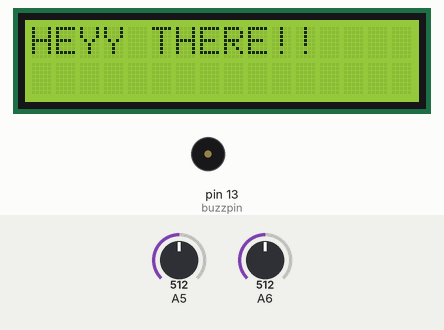
Bench run of a sketch on a simulated Arduino Mega 2560, built with avr-gcc and run on an emulated ATmega2560. On the bench: 16×2 character LCD, buzzer (waves = sounding). The test bench sets the inputs (shaded band); at power-on: A6 = 512, A5 = 512. What the sketch prints to the serial monitor is not drawn.

Above: at 0.6 s.
At 15.3 s:
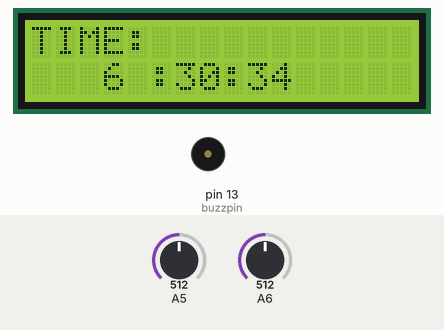
15.4 s: A6 set to 1009
18.5 s: A6 set to 1023
At 20.9 s:
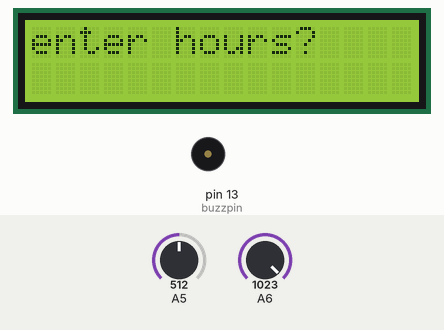
At 24.5 s:
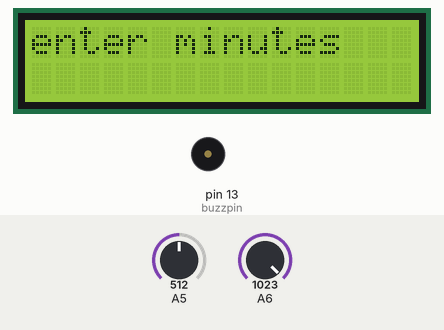
Timing chart, 0 to 27.6 s (numbered marks = the images above; inputs shaded):
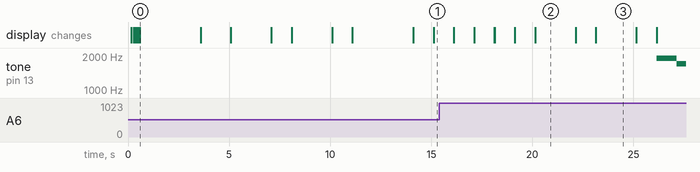

Measured:
- the behaviour switches between 1022 and 1023 on A6 (found by bisection; images 1 and 2)
- after the input at 18.5 s, tone on pin 13 (buzzpin): silent → 1915 Hz after 7.6 s, → 1700 Hz 1.0 s later; the display: first changes after 0.63 s (image 2 shows a later state)
- what the display in image 0 shows lasts 3.0 s, from 0.6 s to 3.6 s
- what the display in image 2 shows lasts 2.0 s, from 20.1 s to 22.1 s

The sketch:

2_switch_alarm_clock_without_rtc.ino
```cpp
#include <LiquidCrystal.h>
//#include <DHT.h>
/*================================
    LCD INPUTS
  ================================*/
int rs = 19;
int en = 23;
int d4 = 18;
int d5 = 17;
int d6 = 16;
int d7 = 15;
LiquidCrystal lcd(rs, en, d4, d5, d6, d7);
/*==================================
    TIME/ALARM SETTER
  ===================================*/
int timeset = 21;
int secs, mins, hour;
int alarm1 = 22;
int hour1, min1;
int buzzpin = 13;
void setup() {
  Serial.begin(115200);
  // put your setup code here, to run once:
  lcd.begin(16, 2);
  pinMode(buzzpin, OUTPUT);
  digitalWrite(buzzpin, LOW);
  pinMode(timeset, INPUT);
  pinMode(alarm1, INPUT);
  starter();
}

void loop() {
  // put your main code here, to run repeatedly:
  clock1();
  Serial.println(analogRead(alarm1));
  if (analogRead(alarm1) == 1023) {

    alarmset();
  }
  check();
}

void starter() {
  for (int i = 0; i < 5; i++) {
    lcd.setCursor(0, 0);
    lcd.print("PLEASE WAIT");
    if (i % 3 == 0) {
      lcd.setCursor(0, 1);
      lcd.print("/");
      delay(100);
    } else if (i % 3 == 1) {
      lcd.setCursor(0, 1);
      lcd.print("-");
      delay(100);
    } else {
      lcd.setCursor(0, 1);
      lcd.print("\\");
      delay(100);
    }
    lcd.clear();
  }
  lcd.print("HEYY THERE!!");
  delay(3000);
  lcd.clear();
  lcd.setCursor(0, 0);
  lcd.print("enter the time");
  delay(1500);
  lcd.clear();
  lcd.print("enter hours?");
  lcd.setCursor(0, 1);
  delay(2000);
  Serial.println(analogRead(timeset));
  hour = 12. / 1023. * analogRead(timeset);
  ;
  Serial.println(hour);
  lcd.print(hour);
  delay(1000);
  lcd.clear();


  lcd.setCursor(0, 0);
  lcd.print("enter minutes");
  lcd.setCursor(0, 1);
  delay(2000);
  Serial.println(analogRead(timeset));
  mins = 60. / 1023. * analogRead(timeset);
  Serial.println(mins);
  lcd.print(mins);
  delay(1000);
  lcd.clear();
  lcd.setCursor(0, 0);


  lcd.print("enter seconds");
  lcd.setCursor(0, 1);
  delay(3000);
  Serial.println(analogRead(timeset));
  secs = 60. / 1023. * analogRead(timeset);
  Serial.println(secs);
  lcd.print(secs);
  lcd.clear();
  secs = secs + 3;
}
void clock1() {
  updatetime();
  lcd.setCursor(0, 0);
  lcd.print("TIME:");
  lcd.setCursor(3, 1);
  lcd.println(hour);
  lcd.setCursor(5, 1);
  lcd.print(":");
  lcd.print(mins);
  lcd.setCursor(8, 1);
  lcd.print(":");
  lcd.print(secs);
  secs = secs + 1;
  delay(1000);
  lcd.clear();
}

void alarmset() {
  lcd.print("Setting Alarm");
  delay(1000);
  lcd.clear();
  lcd.print("enter hours?");
  lcd.setCursor(0, 1);
  delay(2000);

  hour1 = 12. / 1023. * analogRead(timeset);
  ;
  Serial.println(hour1);
  lcd.print(hour1);
  delay(1000);
  lcd.clear();


  lcd.setCursor(0, 0);
  lcd.print("enter minutes");
  lcd.setCursor(0, 1);
  delay(2000);
  min1 = 60. / 1023. * analogRead(timeset);
  Serial.println(min1);
  lcd.print(min1);
  delay(1000);
  lcd.clear();
  lcd.setCursor(0, 0);
  secs = secs + 7;
}

void updatetime() {
  if (secs >= 60) {
    mins = mins + 1;
    secs = secs - 60;
    ;
  }
  if (mins >= 60) {
    hour = hour + 1;
    mins = mins - 60;
  }
  if (hour >= 24) {
    hour = hour - 24;
    mins = 0;
    secs = 0;
  }
}
void check() {
  if (hour1 == hour && min1 == mins) {
    lcd.clear();
    lcd.print("ALARM");
    tone(buzzpin, 1915);
    delay(1000);  // Wait for 1000 millisecond(s)
    tone(buzzpin, 1700);
    delay(1000);  // Wait for 1000 millisecond(s)
    tone(buzzpin, 1519);
    delay(1000);
    tone(buzzpin, 1432);
    delay(1000);
    tone(buzzpin, 1275);
    delay(1000);
    tone(buzzpin, 1136);
    delay(1000);
    tone(buzzpin, 1014);
    delay(1000);
    tone(buzzpin, 0);
    delay(1000);
    secs = secs + 8;
  } else {
    noTone(buzzpin);
  }
}
```
